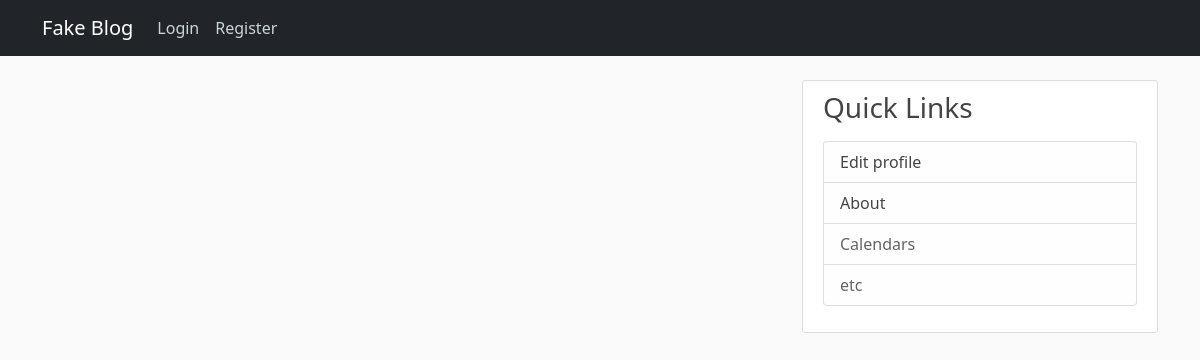
/, run on an earlier commit of the app's database.
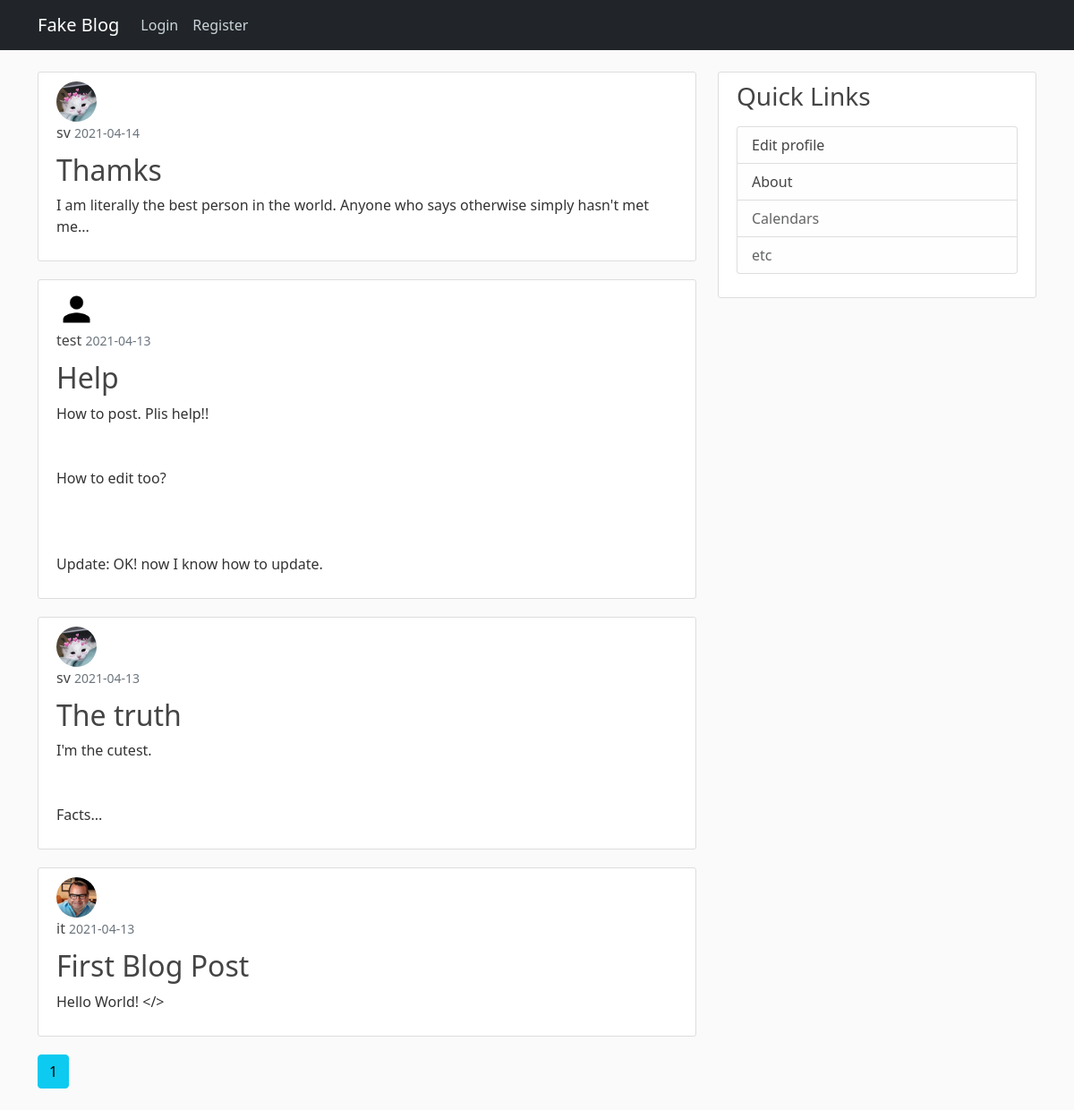
And on a later commit of the database.
### flaskblog/models.py (models this page shows, shortened)
class Post(db.Model):
    id = db.Column(db.Integer, primary_key=True)
    title = db.Column(db.String(120), nullable=False)
    date_posted = db.Column(db.DateTime, nullable=False, default=datetime.utcnow)
    content = db.Column(db.Text, nullable=False)
    user_id = db.Column(db.Integer, db.ForeignKey('user.id'), nullable=False)  # refers to the id column in user table. Not class.

class User(db.Model, UserMixin):
    id = db.Column(db.Integer, primary_key=True)
    username = db.Column(db.String(20), unique=True, nullable=False)
    email = db.Column(db.String(100), unique=True, nullable=False)
    image_file = db.Column(db.String(20), nullable=False, default='default.jpg')  # will be hashed to 20 chars
    password = db.Column(db.String(60), nullable=False)  # will be hashed to 60 chars
    posts = db.relationship('Post', backref='author', lazy=True)  # refers to the Post class

### flaskblog/main/routes.py (the view)
@main.route('/home')
@main.route('/')
def home():
    page = request.args.get('page', 1, type=int)  # getting the page. Default page is 1
    posts = Post.query.order_by(Post.date_posted.desc()).paginate(page=page, per_page=4)  # to prevent grabbing and loading all the posts at once
    return render_template("home.html", posts=posts)

### flaskblog/templates/home.html
{% extends "layouts.html" %}
    {% block content %}
        {% for post in posts.items %}
            <article class="content-section">
                <img class="rounded-circle article-img" src="{{ url_for('static', filename='profile_pic/' + post.author.image_file) }}">
                <div class="media-body">
                    <div class="article-metadata">
                      <a class="article-metadata" href="{{ url_for('users.user_posts', username=post.author.username) }}">{{ post.author.username }}</a>
                      <small class="text-muted">{{ post.date_posted.strftime("%Y-%m-%d") }}</small>
                    </div>
                    <h2><a class="article-title" href="{{ url_for('posts.post', post_id=post.id) }}">{{ post.title }}</a></h2>
                    <p class="article-content">{{ post.content }}</p>
                </div>
            </article>
        {% endfor %}
        {% for page_num in posts.iter_pages(left_edge=1, right_edge=1, right_current=2, left_current=1) %}
            {% if page_num %}
                {% if posts.page == page_num %}
                    <a class="btn btn-info mb-4" href="{{ url_for('main.home', page=page_num) }}">{{ page_num }}</a>
                {% else %}
                    <a class="btn btn-outline-info mb-4" href="{{ url_for('main.home', page=page_num) }}">{{ page_num }}</a>
                {% endif %}
            {% else %}
                ...
            {% endif %}
        {% endfor %}
    {% endblock content %}

What changed in the data, as far as the page shows it:
added Post: image_file (picture), author.username "sv", date_posted "2021-04-14", title "Thamks", content "I am literally the best person in the world. Anyone who says otherwise simply hasn't met me..."
added Post: image_file (placeholder picture), author.username "test", date_posted "2021-04-13", title "Help", content "How to post. Plis help!! How to edit too? Update: OK! now I know how to update."
added Post: image_file (picture), author.username "sv", date_posted "2021-04-13", title "The truth", content "I'm the cutest. Facts..."
added Post: image_file (picture), author.username "it", date_posted "2021-04-13", title "First Blog Post", content "Hello World! </>"
Also different on the page:
new list line: "1"
